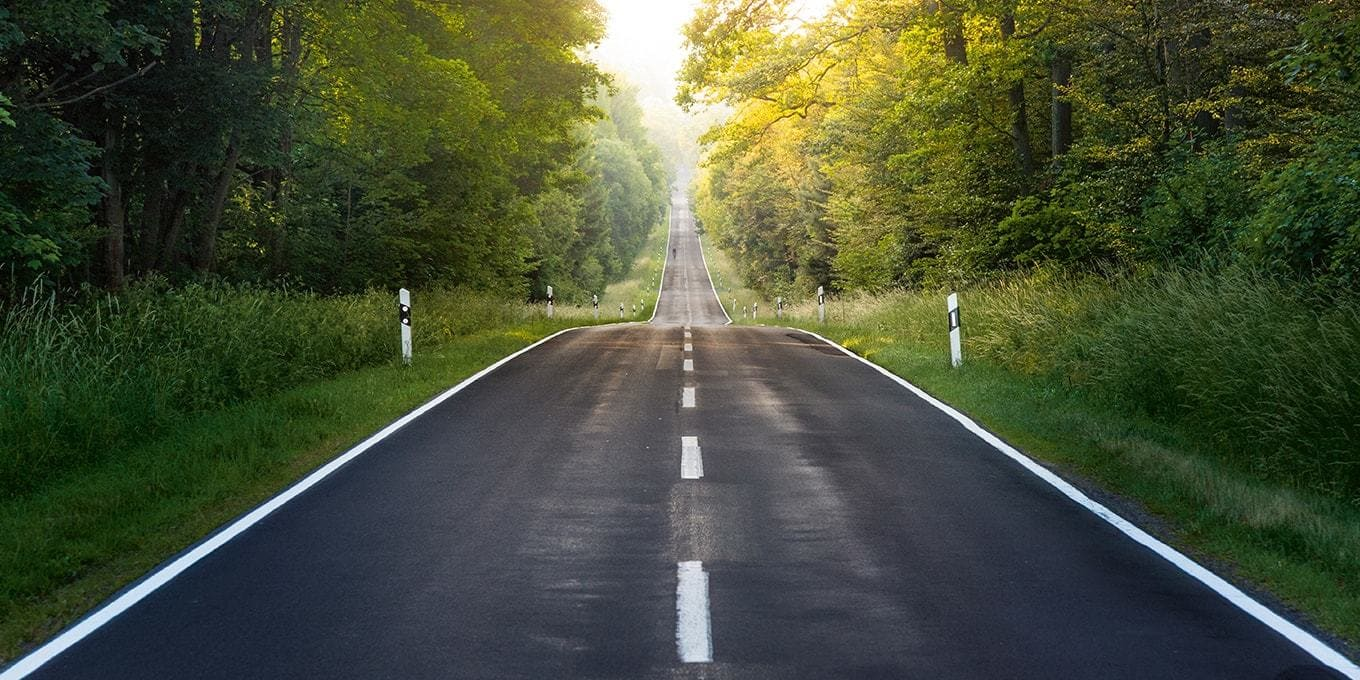
#> input picture legacy/img/test.jpg, 1360 x 680 px, given in place of , which was not available
$ python lineDetectionAdvanced5.py
#> lines starting #> are read from the running program, lines starting #| are printed output that depends on the picture; after the words box and inside, x2 and y2 are one past the last pixel; in counts of white or black regions, pixels touching at a corner belong together; long printed decimals are rounded; pictures that were not available may be replaced by others from this repository, and a replacement may not be noted
import cv2
import numpy as np
from matplotlib import pyplot as plt
from scipy.optimize import curve_fit

def canny(image):
    #img_gray=cv2.cvtColor(image, cv2.COLOR_RGB2GRAY)
    img_blur=cv2.GaussianBlur(image, (5, 5), 0)
    img_cann=cv2.Canny(img_blur, 200, 400)
    return img_cann

def displayLine(image, lines, color=(0, 0, 255)):
    line_image= np.zeros_like(image)
    if lines is not None:
        for line in lines:
            x1,y1,x2,y2=line.reshape(4)
            cv2.line(line_image,(x1,y1),(x2,y2),(0,0,255),8)
    return line_image

def regionOfIntrest(image, normal=0):
    height, width = image.shape
    if normal==1:
        area=np.array([[(70,120), (570,120), (width // 2, height + 45)]])
    else:
        area=np.array([[(0, height), (width - 3, height), (width - 3, int(height * (1 / 2))),(0, int(height * (1 / 2)))]])  # stworzenie prostokąta o punktach
    mask=np.zeros_like(image) #puste zdjęcie o wymiarach oryginału
    cv2.fillPoly(mask,area,255) #wypełnienie pustego zdjęcia białym kolorem wedłóg zadanego kształtu
    img_mask=cv2.bitwise_and(image,mask) #operacja and na podanych obrazach
    return img_mask

def makeCoords(image, line_params):
    print(line_params)
    slope, intercept = line_params
    y1 = image.shape[0]
    y2 = int(y1*(3/5))
    x1=int((y1-intercept)/slope)
    x2=int((y2-intercept)/slope)
    return np.array([x1,y1,x2,y2])

def makeCordsBird(image, line_params, qual, cell_nr):
    slope, intercept = line_params
    height, width, _=image.shape
    y1 = int(height*((cell_nr+1)/qual))
    y2 = int(y1-height*(1/qual))
    x1=int((y1 - intercept) / slope)
    x2=int((y2 - intercept) / slope)
    return np.array([x1,y1,x2,y2])

def avarageSlopeIntersect(image, lines): #wyciąganie średniej z lini
    leftFit=[] #lewy pas
    rightFit=[] #prawy pas
    for line in lines:
        x1, y1, x2, y2 = line.reshape(4)
        parameters= np.polyfit((x1,x2),(y1,y2), 1)
        slope = parameters[0] #nachylenie linii
        intercept = parameters[1]
        if slope < -0.1: #jeżeli funkcja rosnąca
            leftFit.append((slope, intercept)) #dodaj linie do lewego pasa
        elif slope > 0.1:
            rightFit.append((slope, intercept)) #jeżeli funkcja malejąca dodaj linie do prawego pasa
        else:
            pass
    leftFitAvarage = np.average(leftFit, axis=0) #średnia
    rightFitAverage = np.average(rightFit, axis=0) #średnia
    leftLine = makeCoords(image, leftFitAvarage) #koordynaty lini
    rightLine = makeCoords(image, rightFitAverage) #koordynaty lini
    #print(leftLine, 'left')
    #print(rightLine, 'right')
    return np.array([leftLine, rightLine])

def perspectiveWarp(img):
    IMAGE_H, IMAGE_W, _=img.shape
    src=np.float32([[0, IMAGE_H], [IMAGE_W, IMAGE_H], [0, 0], [IMAGE_W, 0]])
    dst=np.float32([[296, IMAGE_H+45], [340, IMAGE_H+45], [0, 0], [IMAGE_W, 0]])
    M=cv2.getPerspectiveTransform(src, dst)  # The transformation matrix
    img=img[IMAGE_H//2:IMAGE_H, 0:IMAGE_W]  # Apply np slicing for ROI crop
    warped_img=cv2.warpPerspective(img, M, (IMAGE_W, IMAGE_H))  # Image warping
    return warped_img

def avarageSlopeBird(image, lines, qual=3):
    lane1=[]
    lane2=[]
    threshold=60
    viablePercent=0.25
    # podzielenie punktów wedłóg "wysokości"
    area=[]
    for line in lines:
        x1, y1, x2, y2=line.reshape(4)
        area.append([x1,y1])
        area.append([x2,y2])
    if area:
        area=sorted(area, key=lambda x: x[1],reverse=True)
        carret=area[0]
        lane1.append(carret)
        for pointNr in range(1,len(area)):
            odl=abs(area[pointNr][0] - carret[0])
            if odl//2<threshold:
                lane1.append(area[pointNr])
                carret=area[pointNr]
            elif odl<threshold:
                angle=np.polyfit(carret, area[pointNr], 1)[0]
                lastAngle=np.polyfit(carret, lane1[:-1], 1)[0]
                if lastAngle*(1+viablePercent) <= angle <= lastAngle*(1-viablePercent):
                    lane1.append(area[pointNr])
            else: lane2.append(area[pointNr])
        index=0
        while index<len(lane2)-1:
            if abs(lane2[index][0]-lane2[index+1][0])>threshold:
                lane2.pop(index+1)
            else:
                index+=1

    return [lane1,lane2]

def displayCurve(image, points, curves):
    line_image=np.zeros_like(image)
    for line in points:
        for point in line:
            cv2.circle(line_image,(point[0],point[1]),2,(0,0,255),6)
    for curve in curves:
        cv2.polylines(image, [curve],False, (0, 255, 255),6)
    return line_image

def avarageCurve(points):
    lines=[[],[]]
    for index, line in enumerate(points):
        x,y = [],[]
        for point in line:
            x.append(point[0])
            y.append(point[1])
        poly=np.poly1d(np.polyfit(x, y, 3))
        sorted=np.sort(x)  # sortowanie
        lines[index]=np.column_stack((sorted.astype(np.int32), poly(sorted).astype(np.int32)))
    return lines

def AnalizeForLines(image):
    gray=cv2.cvtColor(image, cv2.COLOR_BGR2GRAY)
    blurred=cv2.GaussianBlur(gray, (9, 9), 0)
    (T, thresh)=cv2.threshold(blurred, 190, 255, cv2.THRESH_BINARY_INV)
    img_cann=canny(thresh)  # zastosowanie metody canny
    img_crop=regionOfIntrest(img_cann, 0)  # przycięcie zdjęcia
    try:
        lines=cv2.HoughLinesP(img_crop, 2, np.pi / 180, 80, None, minLineLength=60, maxLineGap=20)
        avaraged_lines=avarageSlopeIntersect(image, lines)
        image_lines=displayLine(image, avaraged_lines)
        img_comb=cv2.addWeighted(image, 0.8, image_lines, 1, 1, 1)
        return img_comb, img_crop, thresh
    except:
        return image, img_crop, thresh

def AnalizeForCurve(image):
    image=perspectiveWarp(image)
    gray=cv2.cvtColor(image, cv2.COLOR_BGR2GRAY)
    blurred=cv2.GaussianBlur(gray, (9, 9), 0)
    (T, thresh)=cv2.threshold(blurred, 190, 255, cv2.THRESH_BINARY_INV)
    img_cann=canny(thresh)
    img_crop=regionOfIntrest(img_cann, 1)
    try:
        lines=cv2.HoughLinesP(img_crop, 2, np.pi / 180, 30, None, minLineLength=20, maxLineGap=40)  # wykrycie lini
        points=avarageSlopeBird(image, lines)
        curves=avarageCurve(points)
        img_lines=displayCurve(image, points, curves)
        #img_lines=displayCurve(image, points, curves, [(0, 0, 255),(255,0,0)])
        img_comb=cv2.addWeighted(image, 0.8, img_lines, 1 , 1, 1)
        return img_comb, img_crop, thresh
    except:
        return image, img_crop, thresh

cap = cv2.VideoCapture('http://192.168.8.199:8081/')
while cap.isOpened():
    _, frame=cap.read()
#> frame is the input picture: shape (680, 1360, 3); mean B, G, R 55.3, 78.8, 70.7
    i1, i2, i6 = AnalizeForLines(frame)
#> in AnalizeForLines, `(T, thresh)=cv2.threshold(blurred, 190, 255, cv2.THRESH_BINARY_INV)`:
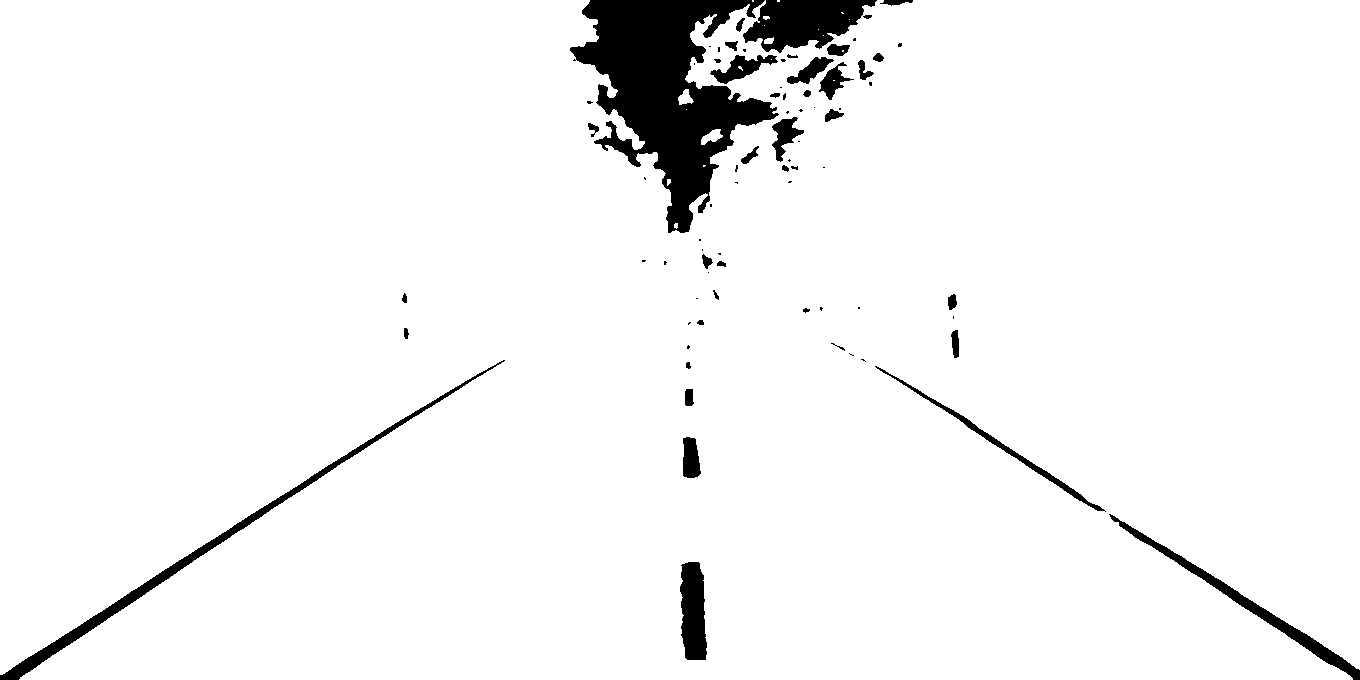
#> thresh: shape (680, 1360); 95.5% white; 76 black regions (38 under 20 px), largest, box (x1, y1, x2, y2) and area: (570, 0, 779, 233) 21711, (743, 0, 877, 53) 4409, (0, 360, 505, 680) 4192
#> in canny, `img_cann=cv2.Canny(img_blur, 200, 400)`: img_cann: shape (680, 1360); 0.78% white in thin lines or dots
#> in regionOfIntrest, `cv2.fillPoly(mask,area,255)`: mask: shape (680, 1360); 49.9% white; 1 white region, box (x1, y1, x2, y2) and area: (0, 340, 1358, 680) 461720
#> in regionOfIntrest, `img_mask=cv2.bitwise_and(image,mask)`: img_mask: shape (680, 1360); 0.37% white in thin lines or dots, all inside (x1, y1, x2, y2) = (0, 340, 1358, 680)
#> in AnalizeForLines, `lines=cv2.HoughLinesP(img_crop, 2, np.pi / 180, 80, None, minLineLengt..`: lines = 17 rows, first 6: [1231, 599, 1352, 678], [1140, 531, 1342, 657], [340, 463, 504, 360], [44, 648, 282, 494], [976, 426, 1136, 530], [964, 424, 1286, 634]
#> the loop in avarageSlopeIntersect, `for line in lines:` made 17 passes
#> (x1, y1, x2, y2, slope, intercept) on passes 1 to 12: (1231, 599, 1352, 678, 0.653, -204.7), (1140, 531, 1342, 657, 0.624, -180.1), (340, 463, 504, 360, -0.628, 676.5), (44, 648, 282, 494, -0.647, 676.5), (976, 426, 1136, 530, 0.65, -208.4), (964, 424, 1286, 634, 0.652, -204.7), (19, 678, 276, 505, -0.673, 690.8), (354, 448, 500, 360, -0.603, 661.4), (330, 470, 504, 361, -0.626, 676.7), (841, 346, 958, 419, 0.624, -178.7), (3, 674, 253, 512, -0.648, 675.9), (82, 636, 298, 491, -0.671, 691)
#> after the loop in avarageSlopeIntersect, `for line in lines:`: leftFit = [(-0.628, 676.5), (-0.647, 676.5), (-0.673, 690.8), (-0.603, 661.4), (-0.626, 676.7), (-0.648, 675.9), (-0.671, 691), (-0.624, 670.6), (-73, 50350)]; rightFit = [(0.653, -204.7), (0.624, -180.1), (0.65, -208.4), (0.652, -204.7), (0.624, -178.7), (0.58, -143.1), (0.651, -202), (29, -19786)]
#> in avarageSlopeIntersect, `leftFitAvarage = np.average(leftFit, axis=0)`: leftFitAvarage = [-8.68, 6196.6]
#> in avarageSlopeIntersect, `rightFitAverage = np.average(rightFit, axis=0)`: rightFitAverage = [4.18, -2638.5]
#| [  -8.680 6196.606]
#> in makeCoords, `slope, intercept = line_params`: slope = -8.68; intercept = 6196.6
#> in makeCoords, `x1=int((y1-intercept)/slope)`: x1 = 635
#> in makeCoords, `x2=int((y2-intercept)/slope)`: x2 = 666
#> in avarageSlopeIntersect, `leftLine = makeCoords(image, leftFitAvarage)`: leftLine = [635, 680, 666, 408]
#| [    4.179 -2638.462]
#> in avarageSlopeIntersect, `rightLine = makeCoords(image, rightFitAverage)`: rightLine = [794, 680, 728, 408]
#> in AnalizeForLines, `avaraged_lines=avarageSlopeIntersect(image, lines)`: avaraged_lines = [[635, 680, 666, 408], [794, 680, 728, 408]]
#> the loop in displayLine, `for line in lines:` made 2 passes
#> in AnalizeForLines, `img_comb=cv2.addWeighted(image, 0.8, image_lines, 1, 1, 1)`:
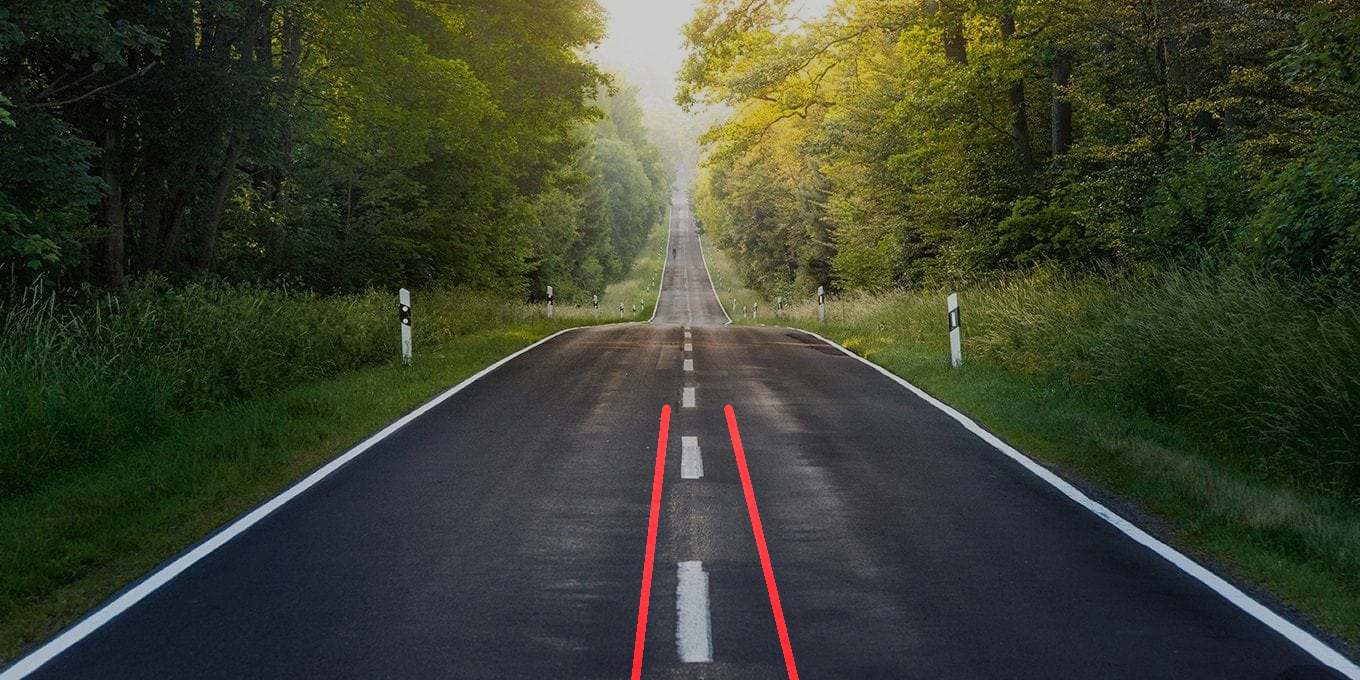
#> img_comb: shape (680, 1360, 3); mean B, G, R 45.2, 64, 58.7
    cv2.imshow("normal",i1)
    cv2.imshow("normal_canny",i2)
    cv2.imshow('normal_thres', i6)
    i3, i4, i5 = AnalizeForCurve(frame)
#> in perspectiveWarp, `M=cv2.getPerspectiveTransform(src, dst)`: M = [[1, 13.45, 0], [0, 32.95, 0], [0, 0.044, 1]]
#> in perspectiveWarp, `img=img[IMAGE_H//2:IMAGE_H, 0:IMAGE_W]`:
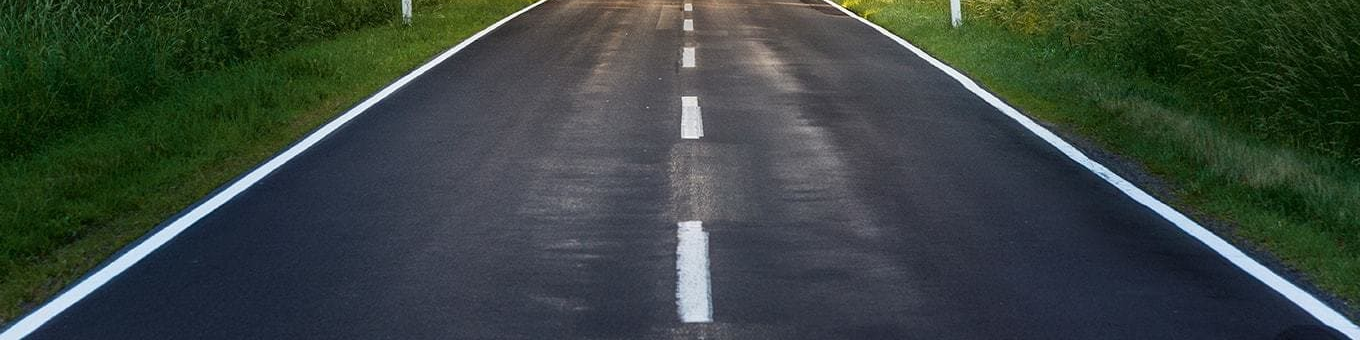
#> img: shape (340, 1360, 3); mean of channels 0, 1, 2 61.9, 67.8, 56.6; drawn as B, G, R
#> in AnalizeForCurve, `gray=cv2.cvtColor(image, cv2.COLOR_BGR2GRAY)`:
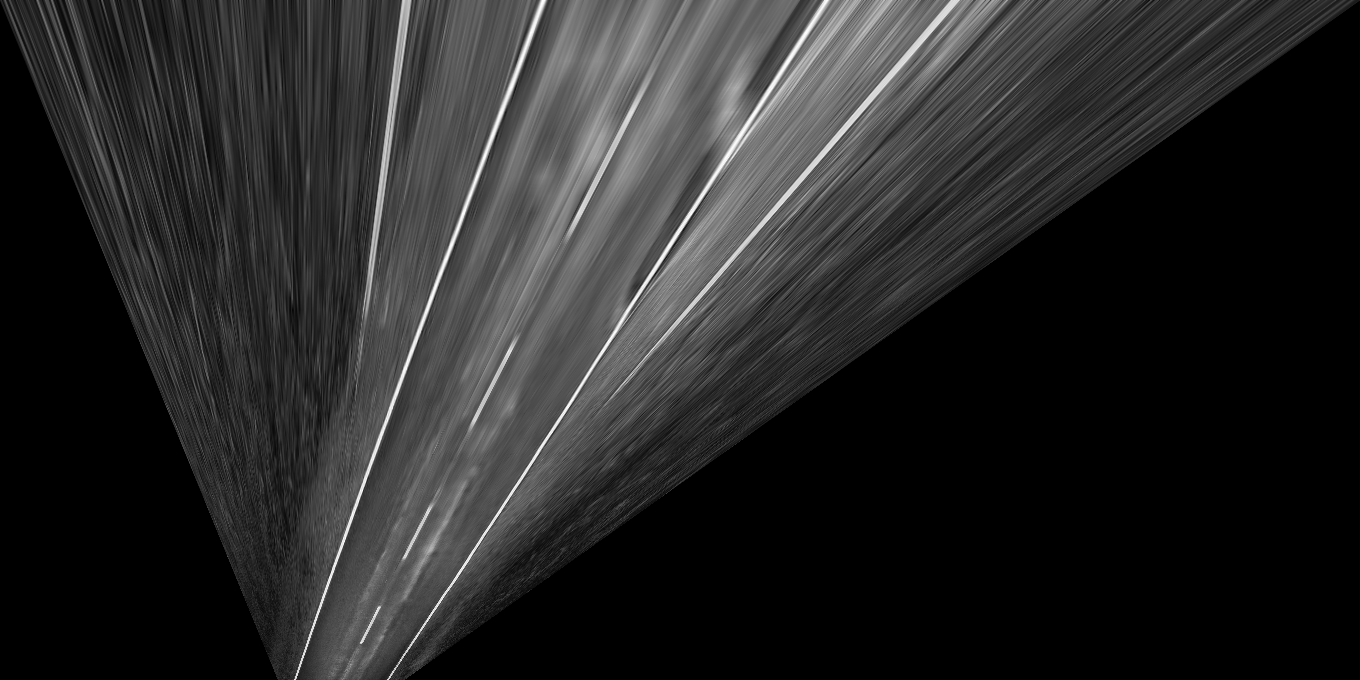
#> gray: shape (680, 1360); min 0, max 254, mean 39.5
#> in AnalizeForCurve, `(T, thresh)=cv2.threshold(blurred, 190, 255, cv2.THRESH_BINARY_INV)`: thresh: shape (680, 1360); 99.7% white; black in thin lines or dots, all inside (x1, y1, x2, y2) = (390, 0, 958, 409)
#> in canny (call 2), `img_cann=cv2.Canny(img_blur, 200, 400)`: img_cann: shape (680, 1360); 0.31% white in thin lines or dots, all inside (x1, y1, x2, y2) = (395, 0, 958, 395)
#> call 2 of regionOfIntrest, with normal = 1
#> in regionOfIntrest (call 2), `cv2.fillPoly(mask,area,255)`: mask: shape (680, 1360); 16.3% white; 1 white region, box (x1, y1, x2, y2) and area: (70, 120, 673, 680) 151202
#> in regionOfIntrest (call 2), `img_mask=cv2.bitwise_and(image,mask)`:
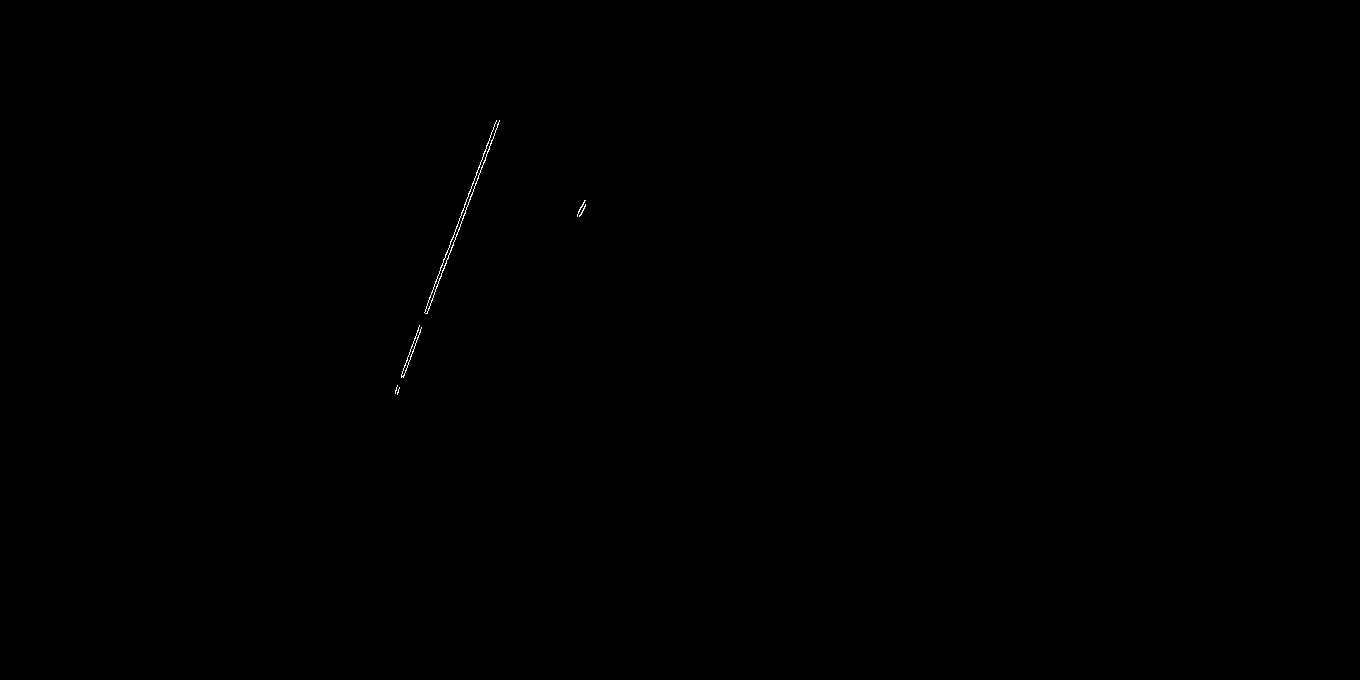
#> img_mask: shape (680, 1360); 0.07% white in thin lines or dots, all inside (x1, y1, x2, y2) = (395, 120, 586, 395)
#> in AnalizeForCurve, `lines=cv2.HoughLinesP(img_crop, 2, np.pi / 180, 30, None, minLineLengt..`: lines = [[395, 392, 450, 241], [413, 351, 468, 193], [402, 376, 493, 138], [466, 200, 485, 151], [478, 175, 498, 124], [474, 187, 496, 120], [395, 393, 413, 350]]
#> the loop in avarageSlopeBird, `for line in lines:` made 7 passes
#> after the loop in avarageSlopeBird, `for line in lines:`: area = [[395, 392], [450, 241], [413, 351], [468, 193], [402, 376], [493, 138], [466, 200], [485, 151], [478, 175], [498, 124], [474, 187], [496, 120], [395, 393], [413, 350]]
#> in avarageSlopeBird, `area=sorted(area, key=lambda x: x[1],reverse=True)`: area = [[395, 393], [395, 392], [402, 376], [413, 351], [413, 350], [450, 241], [466, 200], [468, 193], [474, 187], [478, 175], [485, 151], [493, 138], [498, 124], [496, 120]]
#> in avarageSlopeBird, `carret=area[0]`: carret = [395, 393]
#> the loop in avarageSlopeBird, `for pointNr in range(1,len(area)):` made 13 passes
#> (odl, carret) on passes 1 to 12: (0, [395, 392]), (7, [402, 376]), (11, [413, 351]), (0, [413, 350]), (37, [450, 241]), (16, [466, 200]), (2, [468, 193]), (6, [474, 187]), (4, [478, 175]), (7, [485, 151]), (8, [493, 138]), (5, [498, 124])
#> after the loop in avarageSlopeBird, `for pointNr in range(1,len(area)):`: lane1 has the same summary as area; lane2 = []
#> after the loop in avarageSlopeBird, `while index<len(lane2)-1:`: index = 0
#> in AnalizeForCurve, `points=avarageSlopeBird(image, lines)`: points = [[[395, 393], [395, 392], [402, 376], [413, 351], [413, 350], [450, 241], [466, 200], [468, 193], [474, 187], [478, 175], [485, 151], [493, 138], [498, 124], [496, 120]], []]
#> the loop in avarageCurve, `for index, line in enumerate(points):` made 2 passes
#> line on pass 2: []
#> after the loop in avarageCurve, `for index, line in enumerate(points):`: lines = 2 items
    cv2.imshow("warped",i3)
    cv2.imshow("warped_canny",i4)
    cv2.imshow('warped_thres', i5)
    cv2.waitKey(1)
